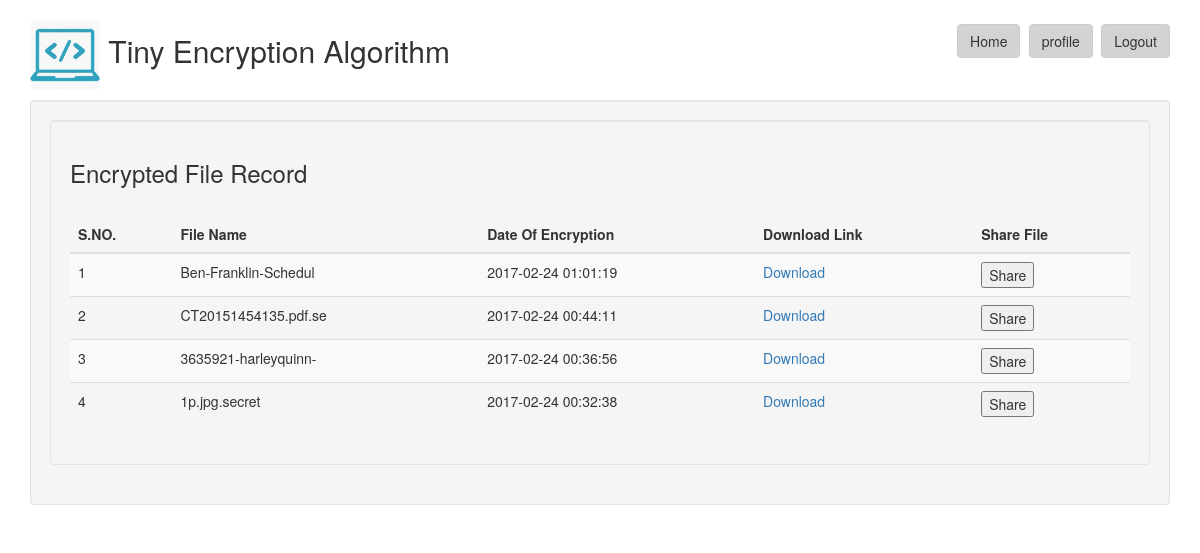
/file_record.php (signed in), run on the app's committed database.
### tables this page shows
CREATE TABLE `file_record` (
  `file_id` int(5) NOT NULL,
  `user_id` int(5) NOT NULL,
  `file_name` varchar(20) NOT NULL,
  `date_time` datetime NOT NULL,
  `file_link` varchar(100) NOT NULL
);

### file_record.php (the view, shortened to what this page needs)
<?php
include 'conn.php';
?>
<!DOCTYPE html>
<html lang="en">
<head>
  <link rel="stylesheet" href="bootstrap.css">
</head>
<body>
  <div class="container">
   <h2 class="qqq"> <img src="a.jpg" class="img-rounded"  width="70" height="70">
    Tiny Encryption Algorithm
    <div class="qwq">
      <a href="main.php"><button type="button" class="btn btn-default" style="background-color: lightgray;">Home</button></a>
      <a href="file_record.php"><button type="button" class="btn btn-default" style="background-color: lightgray;">profile</button></a>
      <a href="logout.php"><button type="button" class="btn btn-default" style="background-color: lightgray;">Logout</button></a>
    </div>
  </h2>
  </div>
  <div class="container">
  	<div class="well">
	<div class="well">
  <h3 class="zz">Encrypted File Record</h3> <br>
  <table class="table table-striped">
    <thead>
	<tr>
		<th>S.NO.</th>
		<th>File Name</th>
		<th>Date Of Encryption</th>
		<th>Download Link</th>
    <th>Share File</th>
	</tr>
</thead>
<tbody>
<?php
        $user= $_SESSION['uid'];
				$result = mysqli_query($con, "SELECT file_name, date_time, file_link FROM file_record WHERE user_id='$user' ORDER BY date_time DESC");
        $sno = 1;
        if (mysqli_num_rows($result)) {
            while ($row = mysqli_fetch_assoc($result)) {
                echo "<tr>
                	  <td>$sno</td>
                      <td>{$row['file_name']}</td>
                      <td>{$row['date_time']}</td>
                      <td><a href = '{$row['file_link']}' target = 'blank'>Download</a></td>
                      <td>
                      <form action='share.php' method='POST'>
                      <input type='hidden' name='link' value={$row['file_link']}>
                      <input type='hidden' name='file_name' value={$row['file_name']}>
                      <input type='submit' value='Share'>
                      </form>
                      </td>
                      </tr>";
                $sno=$sno+1;
            }
        }
?>
</tbody>
</table>
</div>
</div>
</body>
</html>

### file_record.php (style rules this page uses)
.qwq { float: right; }
.zz { float: center; }

### data on the page
file_record: file_name "Ben-Franklin-Schedul", date_time "2017-02-24 01:01:19"
file_record: file_name "CT20151454135.pdf.se", date_time "2017-02-24 00:44:11"
file_record: file_name "3635921-harleyquinn-", date_time "2017-02-24 00:36:56"
file_record: file_name "1p.jpg.secret", date_time "2017-02-24 00:32:38"
